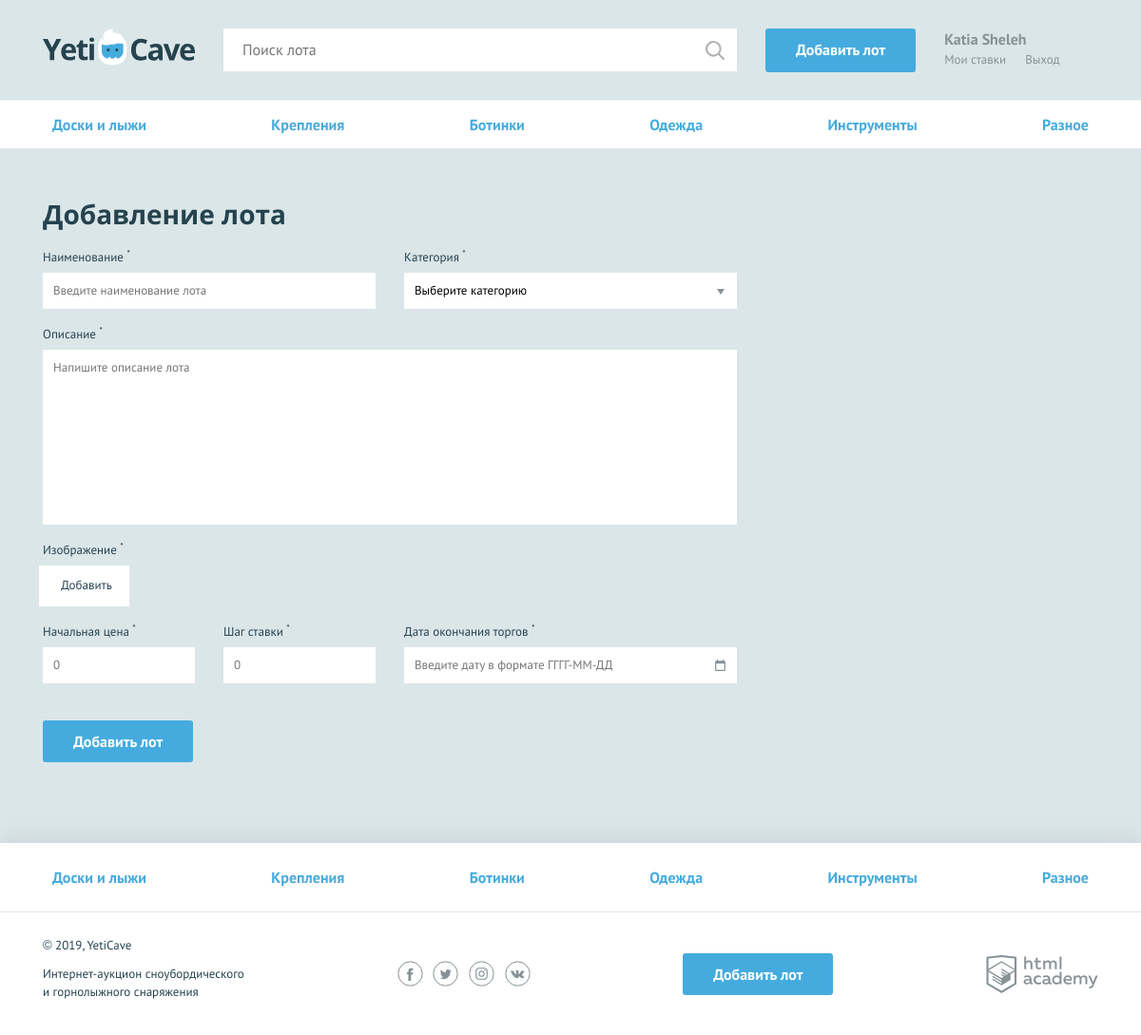
The page /add.php on the database its author committed.
### tables this page shows
CREATE TABLE categories(
    `id` INT(11) NOT NULL AUTO_INCREMENT,
    `name` VARCHAR(255) NOT NULL,
    `technical_name` VARCHAR(64) NOT NULL,
    PRIMARY KEY (`id`)
);

### helpers/helpers.php (called while the page is built, shortened)
<?php
function include_template($name, array $data = []) {
    $name = 'templates/' . $name;
    extract($data);
    require $name;
    $result = ob_get_clean();
    return $result;
}

### helpers/fetchers.php (called while the page is built, shortened)
<?php
    require_once('db-connection.php');
    function fetchCategories() {
        $categoriesSqlQuery = 'SELECT id, name, technical_name FROM categories';
        $categories = fetchDBData($categoriesSqlQuery);
        return array_map(
            static function(array $category): array {
                return [
                    'id' => $category['id'],
                    'name' => $category['name'],
                    'techName' => $category['technical_name']
                ];
            },
            $categories
        );
    }

### db-connection.php (called while the page is built, shortened)
<?php
$dbConnection = mysqli_connect(DB_SERVER , DB_USER, DB_PASSWORD, DB_DATABASE);
mysqli_set_charset($dbConnection, 'utf8');
function getQueryResult($sqlQuery) {
    global $dbConnection;
    $result = mysqli_query($dbConnection, $sqlQuery);
    return $result;
}
function fetchDBData($sqlQuery) {
    $result = getQueryResult($sqlQuery);
    return mysqli_fetch_all($result, MYSQLI_ASSOC);
};

### helpers/formValidation.php (called while the page is built, shortened)
<?php
    function getPostVal($fieldName) {
        return $_POST[$fieldName] ?? "";
    }

### templates/add-lot.php (the view, shortened to what this page needs)
<main>
    <nav class="nav">
        <ul class="nav__list container">
            <?php foreach ($categories as $category): ?>
            <li class="nav__item">
                <a href="pages/all-lots.html">
                    <?= htmlspecialchars($category['name']) ?>
                </a>
            </li>
            <?php endforeach; ?>
        </ul>
    </nav>
    <form class="form form--add-lot container form--invalid" action="add.php" method="post" enctype="multipart/form-data">
        <h2>Добавление лота</h2>
        <div class="form__container-two">
            <div class="form__item <?= isset($errors['lot-name']) ? "form__item--invalid" : ""; ?>">
                <label for="lot-name">Наименование <sup>*</sup></label>
                <input id="lot-name" type="text" name="lot-name" placeholder="Введите наименование лота"
                    value="<?= htmlspecialchars(getPostVal('lot-name')); ?>">
            </div>
            <div class="form__item <?= isset($errors['category']) ? "form__item--invalid" : ""; ?>">
                <label for="category">Категория <sup>*</sup></label>
                <select id="category" name="category" value="<?= htmlspecialchars(getPostVal('category')); ?>">
                    <option disable selected value>Выберите категорию</option>
                </select>
            </div>
        </div>
        <div class="form__item form__item--wide <?= isset($errors['message']) ? "form__item--invalid" : ""; ?>">
            <label for="message">Описание <sup>*</sup></label>
            <textarea id="message" name="message"
                placeholder="Напишите описание лота"><?= htmlspecialchars(getPostVal('message')); ?></textarea>
        </div>
        <div class="form__item form__item--file <?= isset($errors['lot-img']) ? "form__item--invalid" : ""; ?>">
            <label>Изображение <sup>*</sup></label>
            <div class="form__input-file">
                <label for="lot-img">Добавить</label>
            </div>
        </div>
        <div class="form__container-three">
            <div class="form__item form__item--small <?= isset($errors['lot-rate']) ? "form__item--invalid" : ""; ?>">
                <label for="lot-rate">Начальная цена <sup>*</sup></label>
                <input id="lot-rate" type="text" name="lot-rate" placeholder="0"
                    value="<?= htmlspecialchars(getPostVal('lot-rate')); ?>">
            </div>
            <div class="form__item form__item--small <?= isset($errors['lot-step']) ? "form__item--invalid" : ""; ?>">
                <label for="lot-step">Шаг ставки <sup>*</sup></label>
                <input id="lot-step" type="text" name="lot-step" placeholder="0"
                    value="<?= htmlspecialchars(getPostVal('lot-step')); ?>">
            </div>
            <div class="form__item <?= isset($errors['lot-date']) ? "form__item--invalid" : ""; ?>">
                <label for="lot-date">Дата окончания торгов <sup>*</sup></label>
                <input class="form__input-date" id="lot-date" type="text" name="lot-date"
                    placeholder="Введите дату в формате ГГГГ-ММ-ДД"
                    value="<?= htmlspecialchars(getPostVal('lot-date')); ?>">
            </div>
        </div>
        <button type="submit" class="button" name="submit">Добавить лот</button>
    </form>
</main>

### templates/layout.php (shortened to what this page needs)
<!DOCTYPE html>
<html lang="ru">
<head>
    <link href="./css/normalize.min.css" rel="stylesheet">
    <link href="./css/style.css" rel="stylesheet">
    <link href="./css/flatpickr.min.css" rel="stylesheet">
</head>
<body>
<div class="page-wrapper">
<header class="main-header">
    <div class="main-header__container container">
        <a class="main-header__logo">
            <img src="./img/logo.svg" width="160" height="39" alt="Логотип компании YetiCave">
        </a>
        <form class="main-header__search" method="get" action="https://echo.htmlacademy.ru" autocomplete="off">
            <input type="search" name="search" placeholder="Поиск лота">
            <input class="main-header__search-btn" type="submit" name="find" value="Найти">
        </form>
        <a class="main-header__add-lot button" href="add.php">Добавить лот</a>
        <nav class="user-menu">
        <?php if ($isAuth === 1) : ?>
            <div class="user-menu__logged">
                <p><?= $userName ?></p>
                <a class="user-menu__bets" href="pages/my-bets.html">Мои ставки</a>
                <a class="user-menu__logout" href="#">Выход</a>
            </div>
        <?php endif ?>
        </nav>
    </div>
</header>
<?= $pageContent ?>
</div>
<footer class="main-footer">
    <nav class="nav">
        <ul class="nav__list container">
            <?php foreach ($categories as $category): ?>
                <li class="nav__item">
                    <a href="pages/all-lots.html">
                        <?= htmlspecialchars($category['name']) ?>
                    </a>
                </li>
            <?php endforeach; ?>
        </ul>
    </nav>
    <div class="main-footer__bottom container">
        <div class="main-footer__copyright">
            <p>© 2019, YetiCave</p>
            <p>Интернет-аукцион сноубордического и горнолыжного снаряжения</p>
        </div>
        <div class="main-footer__social social">
            <a class="social__link social__link--facebook" href="#">
            </a>
            <a class="social__link social__link--twitter" href="#">
            </a>
            <a class="social__link social__link--instagram" href="#">
            </a>
            <a class="social__link social__link--vkontakte" href="#">
            </a>
        </div>
        <a class="main-footer__add-lot button" href="add.php">Добавить лот</a>
        <div class="main-footer__developed-by">
            <a class="logo-academy" href="https://htmlacademy.ru/intensive/php">
            </a>
        </div>
    </div>
</footer>
</body>
</html>

### rows shown on the page
categories: name "Доски и лыжи"
categories: name "Крепления"
categories: name "Ботинки"
categories: name "Одежда"
categories: name "Инструменты"
categories: name "Разное"

### other values the page prints
$userName "Katia Sheleh"
